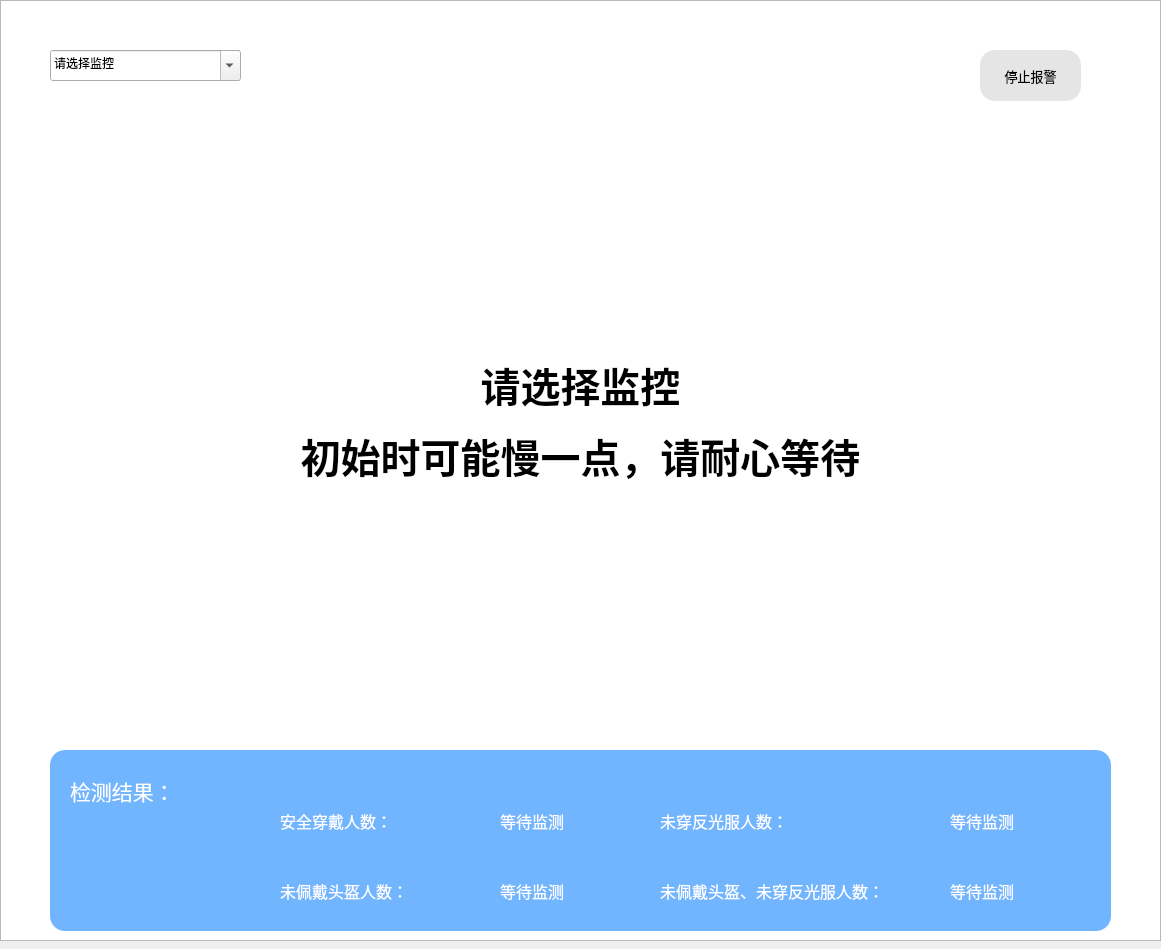
<?xml version="1.0" encoding="UTF-8"?>
<ui version="4.0">
 <class>LoginDialog</class>
 <widget class="QWidget" name="LoginDialog">
  <property name="geometry">
   <rect>
    <x>0</x>
    <y>0</y>
    <width>1161</width>
    <height>949</height>
   </rect>
  </property>
  <property name="windowTitle">
   <string>Form</string>
  </property>
  <widget class="QWidget" name="verticalLayoutWidget">
   <property name="geometry">
    <rect>
     <x>50</x>
     <y>130</y>
     <width>1061</width>
     <height>581</height>
    </rect>
   </property>
   <layout class="QVBoxLayout" name="verticalLayout">
    <item>
     <widget class="QLabel" name="Video">
      <property name="font">
       <font>
        <pointsize>30</pointsize>
        <weight>75</weight>
        <bold>true</bold>
       </font>
      </property>
      <property name="layoutDirection">
       <enum>Qt::LeftToRight</enum>
      </property>
      <property name="styleSheet">
       <string notr="true">background-color:white;</string>
      </property>
      <property name="text">
       <string>&lt;html&gt;&lt;head/&gt;&lt;body&gt;&lt;p&gt;请选择监控&lt;/p&gt;&lt;p&gt;初始时可能慢一点，请耐心等待&lt;/p&gt;&lt;/body&gt;&lt;/html&gt;</string>
      </property>
      <property name="textFormat">
       <enum>Qt::AutoText</enum>
      </property>
      <property name="alignment">
       <set>Qt::AlignCenter</set>
      </property>
      <property name="textInteractionFlags">
       <set>Qt::NoTextInteraction</set>
      </property>
     </widget>
    </item>
   </layout>
  </widget>
  <widget class="QPushButton" name="teralarm">
   <property name="geometry">
    <rect>
     <x>980</x>
     <y>50</y>
     <width>101</width>
     <height>51</height>
    </rect>
   </property>
   <property name="font">
    <font>
     <family>楷体</family>
     <pointsize>10</pointsize>
    </font>
   </property>
   <property name="styleSheet">
    <string notr="true">border-radius:15px; 
background-color: rgba(143, 143, 143, 60);</string>
   </property>
   <property name="text">
    <string>停止报警</string>
   </property>
  </widget>
  <widget class="QComboBox" name="comboBox">
   <property name="geometry">
    <rect>
     <x>50</x>
     <y>50</y>
     <width>191</width>
     <height>31</height>
    </rect>
   </property>
   <property name="editable">
    <bool>true</bool>
   </property>
   <property name="currentText">
    <string>请选择监控</string>
   </property>
   <property name="placeholderText">
    <string>请选择监控</string>
   </property>
  </widget>
  <widget class="QLabel" name="label_2">
   <property name="geometry">
    <rect>
     <x>50</x>
     <y>750</y>
     <width>1061</width>
     <height>181</height>
    </rect>
   </property>
   <property name="styleSheet">
    <string notr="true">background-color: rgba(35, 141, 255, 0.65);
border-radius:15px; </string>
   </property>
   <property name="text">
    <string/>
   </property>
  </widget>
  <widget class="QLabel" name="label_3">
   <property name="geometry">
    <rect>
     <x>70</x>
     <y>770</y>
     <width>121</width>
     <height>41</height>
    </rect>
   </property>
   <property name="font">
    <font>
     <family>楷体</family>
     <pointsize>16</pointsize>
    </font>
   </property>
   <property name="styleSheet">
    <string notr="true">color:white;</string>
   </property>
   <property name="text">
    <string>检测结果：</string>
   </property>
  </widget>
  <widget class="QWidget" name="verticalLayoutWidget_2">
   <property name="geometry">
    <rect>
     <x>280</x>
     <y>800</y>
     <width>211</width>
     <height>41</height>
    </rect>
   </property>
   <layout class="QVBoxLayout" name="verticalLayout_2">
    <item>
     <widget class="QLabel" name="label">
      <property name="font">
       <font>
        <family>楷体</family>
        <pointsize>12</pointsize>
       </font>
      </property>
      <property name="styleSheet">
       <string notr="true">color:white;</string>
      </property>
      <property name="text">
       <string>安全穿戴人数：</string>
      </property>
     </widget>
    </item>
   </layout>
  </widget>
  <widget class="QWidget" name="verticalLayoutWidget_3">
   <property name="geometry">
    <rect>
     <x>500</x>
     <y>800</y>
     <width>101</width>
     <height>41</height>
    </rect>
   </property>
   <layout class="QVBoxLayout" name="verticalLayout_3">
    <item>
     <widget class="QLabel" name="safetynum">
      <property name="font">
       <font>
        <family>楷体</family>
        <pointsize>12</pointsize>
        <weight>50</weight>
        <bold>false</bold>
       </font>
      </property>
      <property name="styleSheet">
       <string notr="true">color:white;</string>
      </property>
      <property name="text">
       <string>等待监测</string>
      </property>
     </widget>
    </item>
   </layout>
  </widget>
  <widget class="QWidget" name="verticalLayoutWidget_4">
   <property name="geometry">
    <rect>
     <x>280</x>
     <y>870</y>
     <width>211</width>
     <height>41</height>
    </rect>
   </property>
   <layout class="QVBoxLayout" name="verticalLayout_4">
    <item>
     <widget class="QLabel" name="label_4">
      <property name="font">
       <font>
        <family>楷体</family>
        <pointsize>12</pointsize>
       </font>
      </property>
      <property name="styleSheet">
       <string notr="true">color:white;</string>
      </property>
      <property name="text">
       <string>未佩戴头盔人数：</string>
      </property>
     </widget>
    </item>
   </layout>
  </widget>
  <widget class="QWidget" name="verticalLayoutWidget_5">
   <property name="geometry">
    <rect>
     <x>660</x>
     <y>800</y>
     <width>281</width>
     <height>41</height>
    </rect>
   </property>
   <layout class="QVBoxLayout" name="verticalLayout_5">
    <item>
     <widget class="QLabel" name="label_5">
      <property name="font">
       <font>
        <family>楷体</family>
        <pointsize>12</pointsize>
       </font>
      </property>
      <property name="styleSheet">
       <string notr="true">color:white;</string>
      </property>
      <property name="text">
       <string>未穿反光服人数：</string>
      </property>
     </widget>
    </item>
   </layout>
  </widget>
  <widget class="QWidget" name="verticalLayoutWidget_6">
   <property name="geometry">
    <rect>
     <x>950</x>
     <y>800</y>
     <width>92</width>
     <height>41</height>
    </rect>
   </property>
   <layout class="QVBoxLayout" name="verticalLayout_6">
    <item>
     <widget class="QLabel" name="nonerelnum">
      <property name="font">
       <font>
        <family>楷体</family>
        <pointsize>12</pointsize>
       </font>
      </property>
      <property name="styleSheet">
       <string notr="true">color:white;</string>
      </property>
      <property name="text">
       <string>等待监测</string>
      </property>
     </widget>
    </item>
   </layout>
  </widget>
  <widget class="QWidget" name="verticalLayoutWidget_7">
   <property name="geometry">
    <rect>
     <x>500</x>
     <y>870</y>
     <width>92</width>
     <height>41</height>
    </rect>
   </property>
   <layout class="QVBoxLayout" name="verticalLayout_7">
    <item>
     <widget class="QLabel" name="nonhelnum">
      <property name="font">
       <font>
        <family>楷体</family>
        <pointsize>12</pointsize>
       </font>
      </property>
      <property name="styleSheet">
       <string notr="true">color:white;</string>
      </property>
      <property name="text">
       <string>等待监测</string>
      </property>
     </widget>
    </item>
   </layout>
  </widget>
  <widget class="QWidget" name="verticalLayoutWidget_8">
   <property name="geometry">
    <rect>
     <x>950</x>
     <y>870</y>
     <width>92</width>
     <height>41</height>
    </rect>
   </property>
   <layout class="QVBoxLayout" name="verticalLayout_8">
    <item>
     <widget class="QLabel" name="nonebothnum">
      <property name="font">
       <font>
        <family>楷体</family>
        <pointsize>12</pointsize>
       </font>
      </property>
      <property name="styleSheet">
       <string notr="true">color:white;</string>
      </property>
      <property name="text">
       <string>等待监测</string>
      </property>
     </widget>
    </item>
   </layout>
  </widget>
  <widget class="QWidget" name="verticalLayoutWidget_9">
   <property name="geometry">
    <rect>
     <x>660</x>
     <y>870</y>
     <width>282</width>
     <height>41</height>
    </rect>
   </property>
   <layout class="QVBoxLayout" name="verticalLayout_9">
    <item>
     <widget class="QLabel" name="label_6">
      <property name="font">
       <font>
        <family>楷体</family>
        <pointsize>12</pointsize>
       </font>
      </property>
      <property name="styleSheet">
       <string notr="true">color:white;</string>
      </property>
      <property name="text">
       <string>未佩戴头盔、未穿反光服人数：</string>
      </property>
     </widget>
    </item>
   </layout>
  </widget>
  <widget class="QListView" name="listView">
   <property name="geometry">
    <rect>
     <x>0</x>
     <y>0</y>
     <width>1161</width>
     <height>941</height>
    </rect>
   </property>
   <property name="styleSheet">
    <string notr="true">background-image: url(&quot;./background2.jpg&quot;)</string>
   </property>
  </widget>
  <zorder>listView</zorder>
  <zorder>verticalLayoutWidget</zorder>
  <zorder>teralarm</zorder>
  <zorder>comboBox</zorder>
  <zorder>label_2</zorder>
  <zorder>label_3</zorder>
  <zorder>verticalLayoutWidget_2</zorder>
  <zorder>verticalLayoutWidget_3</zorder>
  <zorder>verticalLayoutWidget_4</zorder>
  <zorder>verticalLayoutWidget_5</zorder>
  <zorder>verticalLayoutWidget_6</zorder>
  <zorder>verticalLayoutWidget_7</zorder>
  <zorder>verticalLayoutWidget_8</zorder>
  <zorder>verticalLayoutWidget_9</zorder>
 </widget>
 <resources/>
 <connections/>
</ui>
